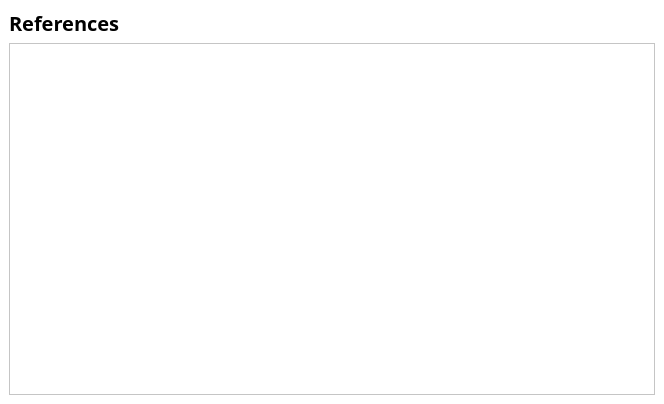
<?xml version="1.0" encoding="UTF-8"?>
<ui version="4.0">
 <class>MainWindow</class>
 <widget class="QMainWindow" name="MainWindow">
  <property name="geometry">
   <rect>
    <x>0</x>
    <y>0</y>
    <width>664</width>
    <height>404</height>
   </rect>
  </property>
  <property name="windowTitle">
   <string>References</string>
  </property>
  <property name="styleSheet">
   <string notr="true">
background-color: white;
</string>
  </property>
  <widget class="QWidget" name="centralwidget">
   <layout class="QGridLayout" name="gridLayout">
    <item row="0" column="0">
     <widget class="QLabel" name="label">
      <property name="font">
       <font>
        <family>Ubuntu Mono</family>
        <pointsize>15</pointsize>
        <weight>75</weight>
        <bold>true</bold>
       </font>
      </property>
      <property name="text">
       <string>References</string>
      </property>
     </widget>
    </item>
    <item row="1" column="0">
     <widget class="QTableView" name="refView"/>
    </item>
   </layout>
  </widget>
 </widget>
 <resources/>
 <connections/>
</ui>
